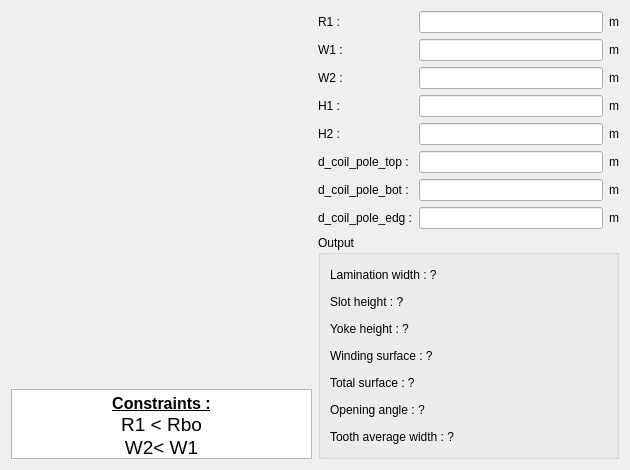
<?xml version="1.0" encoding="UTF-8"?>
<ui version="4.0">
 <class>PWSlot60</class>
 <widget class="QWidget" name="PWSlot60">
  <property name="geometry">
   <rect>
    <x>0</x>
    <y>0</y>
    <width>630</width>
    <height>470</height>
   </rect>
  </property>
  <property name="minimumSize">
   <size>
    <width>630</width>
    <height>470</height>
   </size>
  </property>
  <property name="maximumSize">
   <size>
    <width>16777215</width>
    <height>16777215</height>
   </size>
  </property>
  <property name="windowTitle">
   <string>Form</string>
  </property>
  <layout class="QHBoxLayout" name="horizontalLayout">
   <item>
    <layout class="QVBoxLayout" name="verticalLayout_2">
     <item>
      <widget class="QLabel" name="img_slot">
       <property name="sizePolicy">
        <sizepolicy hsizetype="Expanding" vsizetype="Expanding">
         <horstretch>0</horstretch>
         <verstretch>0</verstretch>
        </sizepolicy>
       </property>
       <property name="maximumSize">
        <size>
         <width>16777215</width>
         <height>16777215</height>
        </size>
       </property>
       <property name="text">
        <string/>
       </property>
       <property name="pixmap">
        <pixmap resource="../../../../Resources/pyleecan.qrc">:/images/images/MachineSetup/WSlot/Slot_60.PNG</pixmap>
       </property>
       <property name="scaledContents">
        <bool>true</bool>
       </property>
      </widget>
     </item>
     <item>
      <widget class="QTextEdit" name="txt_constraint">
       <property name="sizePolicy">
        <sizepolicy hsizetype="Expanding" vsizetype="Fixed">
         <horstretch>0</horstretch>
         <verstretch>0</verstretch>
        </sizepolicy>
       </property>
       <property name="maximumSize">
        <size>
         <width>16777215</width>
         <height>70</height>
        </size>
       </property>
       <property name="verticalScrollBarPolicy">
        <enum>Qt::ScrollBarAlwaysOff</enum>
       </property>
       <property name="html">
        <string>&lt;!DOCTYPE HTML PUBLIC &quot;-//W3C//DTD HTML 4.0//EN&quot; &quot;http://www.w3.org/TR/REC-html40/strict.dtd&quot;&gt;
&lt;html&gt;&lt;head&gt;&lt;meta name=&quot;qrichtext&quot; content=&quot;1&quot; /&gt;&lt;style type=&quot;text/css&quot;&gt;
p, li { white-space: pre-wrap; }
&lt;/style&gt;&lt;/head&gt;&lt;body style=&quot; font-family:'MS Shell Dlg 2'; font-size:7.8pt; font-weight:400; font-style:normal;&quot;&gt;
&lt;p align=&quot;center&quot; style=&quot; margin-top:0px; margin-bottom:0px; margin-left:0px; margin-right:0px; -qt-block-indent:0; text-indent:0px;&quot;&gt;&lt;span style=&quot; font-size:12pt; font-weight:600; text-decoration: underline;&quot;&gt;Constraints :&lt;/span&gt;&lt;/p&gt;
&lt;p align=&quot;center&quot; style=&quot; margin-top:0px; margin-bottom:0px; margin-left:0px; margin-right:0px; -qt-block-indent:0; text-indent:0px;&quot;&gt;&lt;span style=&quot; font-size:14pt;&quot;&gt;R1 &amp;lt; Rbo&lt;/span&gt;&lt;/p&gt;
&lt;p align=&quot;center&quot; style=&quot; margin-top:0px; margin-bottom:0px; margin-left:0px; margin-right:0px; -qt-block-indent:0; text-indent:0px;&quot;&gt;&lt;span style=&quot; font-size:14pt;&quot;&gt;W2&amp;lt; W1&lt;/span&gt;&lt;/p&gt;&lt;/body&gt;&lt;/html&gt;</string>
       </property>
       <property name="textInteractionFlags">
        <set>Qt::TextSelectableByKeyboard|Qt::TextSelectableByMouse</set>
       </property>
      </widget>
     </item>
    </layout>
   </item>
   <item>
    <layout class="QVBoxLayout" name="verticalLayout">
     <item>
      <layout class="QGridLayout" name="gridLayout">
       <item row="0" column="0">
        <widget class="QLabel" name="in_R1">
         <property name="text">
          <string>R1 :</string>
         </property>
        </widget>
       </item>
       <item row="0" column="1">
        <widget class="FloatEdit" name="lf_R1"/>
       </item>
       <item row="0" column="2">
        <widget class="QLabel" name="unit_R1">
         <property name="text">
          <string>m</string>
         </property>
        </widget>
       </item>
       <item row="1" column="0">
        <widget class="QLabel" name="in_W1">
         <property name="text">
          <string>W1 :</string>
         </property>
        </widget>
       </item>
       <item row="1" column="1">
        <widget class="FloatEdit" name="lf_W1"/>
       </item>
       <item row="1" column="2">
        <widget class="QLabel" name="unit_W1">
         <property name="text">
          <string>m</string>
         </property>
        </widget>
       </item>
       <item row="2" column="0">
        <widget class="QLabel" name="in_W2">
         <property name="text">
          <string>W2 :</string>
         </property>
        </widget>
       </item>
       <item row="2" column="1">
        <widget class="FloatEdit" name="lf_W2"/>
       </item>
       <item row="2" column="2">
        <widget class="QLabel" name="unit_W2">
         <property name="text">
          <string>m</string>
         </property>
        </widget>
       </item>
       <item row="3" column="0">
        <widget class="QLabel" name="in_H1">
         <property name="text">
          <string>H1 :</string>
         </property>
        </widget>
       </item>
       <item row="3" column="1">
        <widget class="FloatEdit" name="lf_H1"/>
       </item>
       <item row="3" column="2">
        <widget class="QLabel" name="unit_H1">
         <property name="text">
          <string>m</string>
         </property>
        </widget>
       </item>
       <item row="4" column="0">
        <widget class="QLabel" name="in_H2">
         <property name="text">
          <string>H2 :</string>
         </property>
        </widget>
       </item>
       <item row="4" column="1">
        <widget class="FloatEdit" name="lf_H2"/>
       </item>
       <item row="4" column="2">
        <widget class="QLabel" name="unit_H2">
         <property name="text">
          <string>m</string>
         </property>
        </widget>
       </item>
       <item row="5" column="0">
        <widget class="QLabel" name="in_H3">
         <property name="text">
          <string>d_coil_pole_top :</string>
         </property>
        </widget>
       </item>
       <item row="5" column="1">
        <widget class="FloatEdit" name="lf_H3"/>
       </item>
       <item row="5" column="2">
        <widget class="QLabel" name="unit_H3">
         <property name="text">
          <string>m</string>
         </property>
        </widget>
       </item>
       <item row="6" column="0">
        <widget class="QLabel" name="in_H4">
         <property name="text">
          <string>d_coil_pole_bot :</string>
         </property>
        </widget>
       </item>
       <item row="6" column="1">
        <widget class="FloatEdit" name="lf_H4"/>
       </item>
       <item row="6" column="2">
        <widget class="QLabel" name="unit_H4">
         <property name="text">
          <string>m</string>
         </property>
        </widget>
       </item>
       <item row="7" column="0">
        <widget class="QLabel" name="in_W3">
         <property name="text">
          <string>d_coil_pole_edg :</string>
         </property>
        </widget>
       </item>
       <item row="7" column="1">
        <widget class="FloatEdit" name="lf_W3"/>
       </item>
       <item row="7" column="2">
        <widget class="QLabel" name="unit_W3">
         <property name="text">
          <string>m</string>
         </property>
        </widget>
       </item>
      </layout>
     </item>
     <item>
      <widget class="QGroupBox" name="g_output">
       <property name="minimumSize">
        <size>
         <width>200</width>
         <height>0</height>
        </size>
       </property>
       <property name="title">
        <string>Output</string>
       </property>
       <layout class="QVBoxLayout" name="verticalLayout_3">
        <item>
         <widget class="QLabel" name="out_Wlam">
          <property name="text">
           <string>Lamination width : ?</string>
          </property>
         </widget>
        </item>
        <item>
         <widget class="QLabel" name="out_slot_height">
          <property name="text">
           <string>Slot height : ?</string>
          </property>
         </widget>
        </item>
        <item>
         <widget class="QLabel" name="out_yoke_height">
          <property name="text">
           <string>Yoke height : ?</string>
          </property>
         </widget>
        </item>
        <item>
         <widget class="QLabel" name="out_wind_surface">
          <property name="text">
           <string>Winding surface : ?</string>
          </property>
         </widget>
        </item>
        <item>
         <widget class="QLabel" name="out_tot_surface">
          <property name="text">
           <string>Total surface : ?</string>
          </property>
         </widget>
        </item>
        <item>
         <widget class="QLabel" name="out_op_angle">
          <property name="text">
           <string>Opening angle : ?</string>
          </property>
         </widget>
        </item>
        <item>
         <widget class="QLabel" name="out_tooth_width">
          <property name="text">
           <string>Tooth average width : ?</string>
          </property>
         </widget>
        </item>
       </layout>
      </widget>
     </item>
    </layout>
   </item>
  </layout>
 </widget>
 <customwidgets>
  <customwidget>
   <class>FloatEdit</class>
   <extends>QLineEdit</extends>
   <header>pyleecan.GUI/Tools/FloatEdit.h</header>
  </customwidget>
 </customwidgets>
 <tabstops>
  <tabstop>lf_R1</tabstop>
  <tabstop>lf_W1</tabstop>
  <tabstop>lf_W2</tabstop>
  <tabstop>lf_H1</tabstop>
  <tabstop>lf_H2</tabstop>
  <tabstop>txt_constraint</tabstop>
 </tabstops>
 <resources>
  <include location="../../../../Resources/pyleecan.qrc"/>
 </resources>
 <connections/>
</ui>
